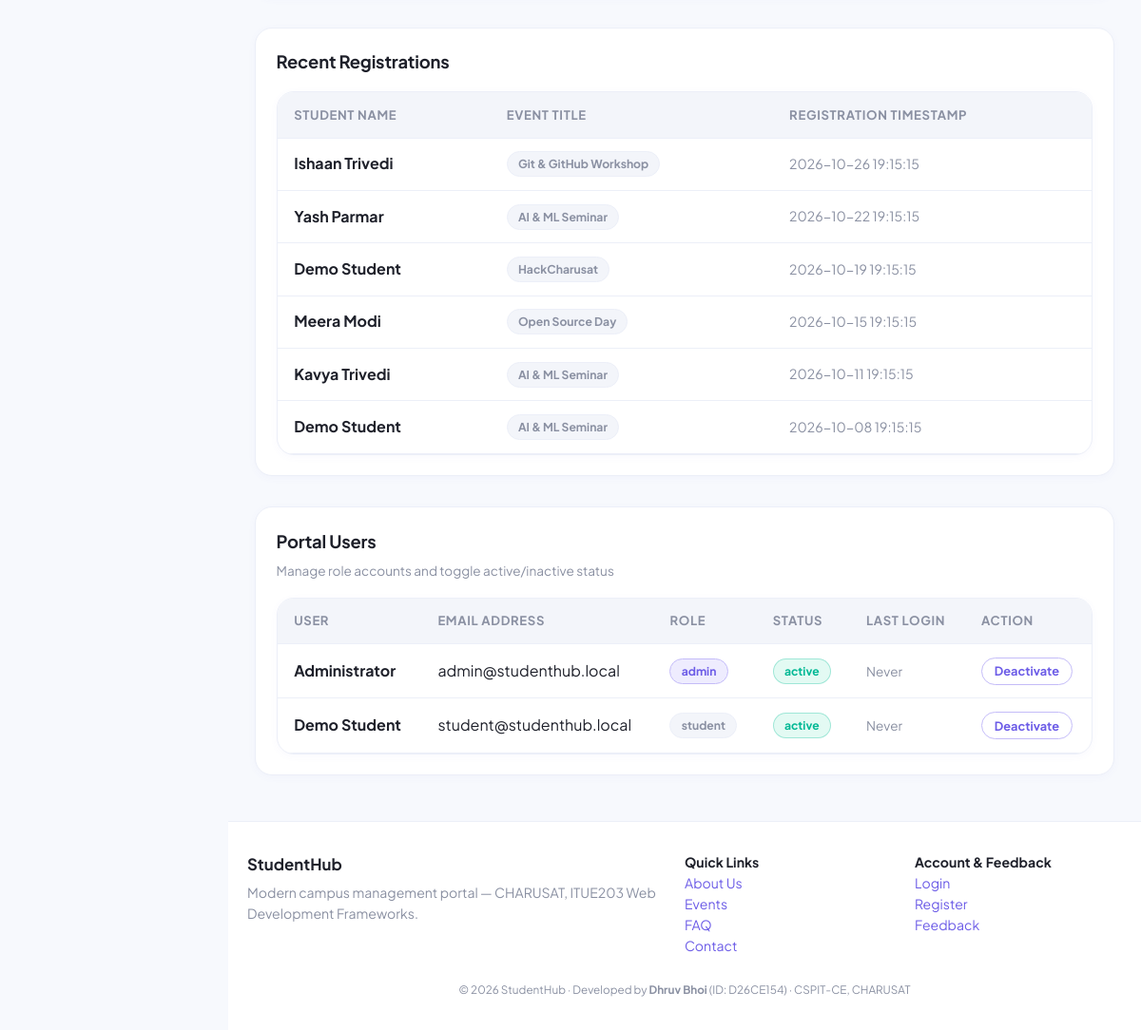
/admin/dashboard.php (signed in, lower part), run on an earlier commit of the app's database.
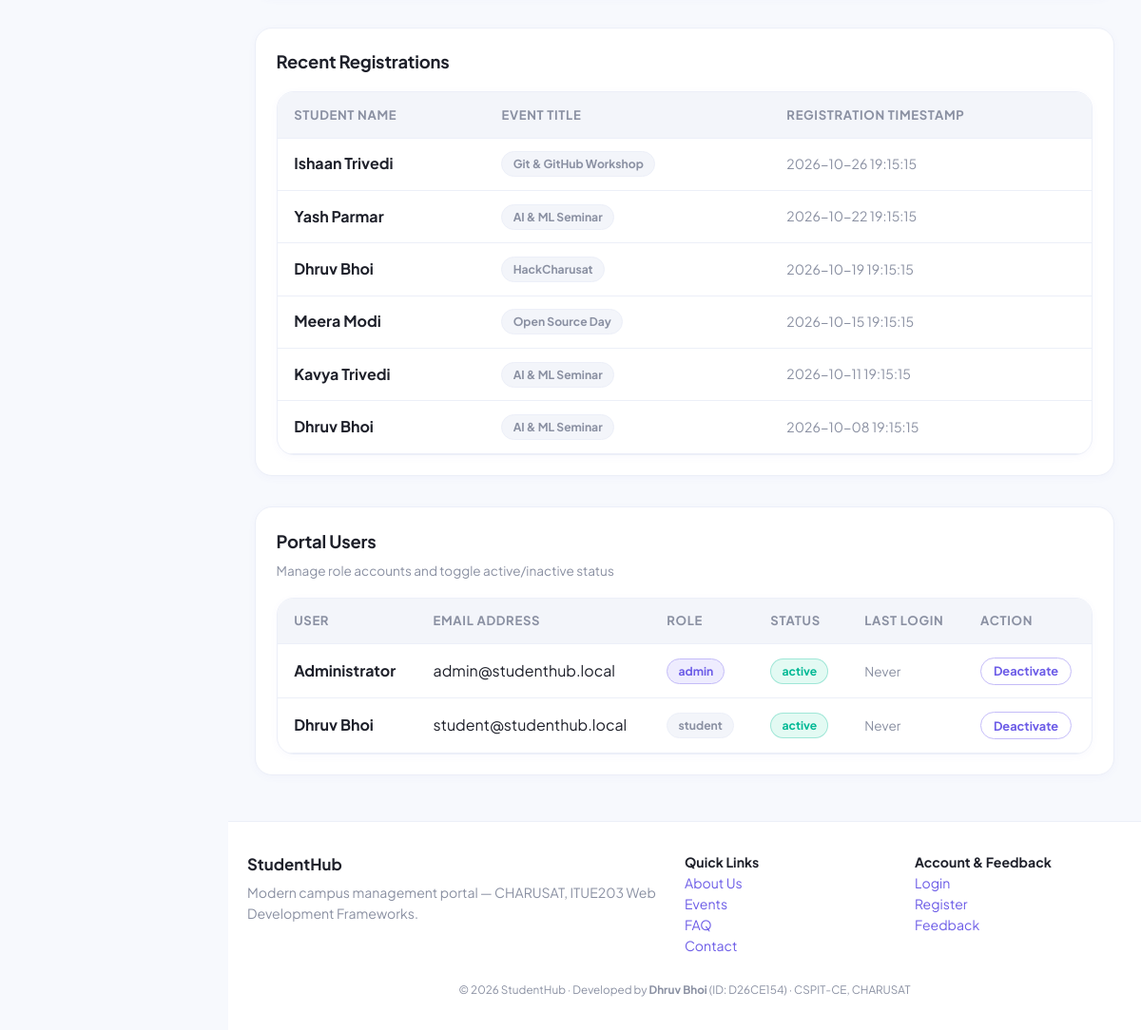
And on a later commit of the database.
### tables this page shows
CREATE TABLE registrations (
  id INT UNSIGNED AUTO_INCREMENT PRIMARY KEY,
  student_id INT UNSIGNED NOT NULL,
  event_id INT UNSIGNED NOT NULL,
  registered_at TIMESTAMP DEFAULT CURRENT_TIMESTAMP,
  UNIQUE KEY uq_reg (student_id, event_id),
  FOREIGN KEY (student_id) REFERENCES students(id) ON DELETE CASCADE,
  FOREIGN KEY (event_id) REFERENCES events(id) ON DELETE CASCADE
);

CREATE TABLE students (
  id INT UNSIGNED AUTO_INCREMENT PRIMARY KEY,
  user_id INT UNSIGNED NULL,
  name VARCHAR(80) NOT NULL,
  email VARCHAR(120) NOT NULL UNIQUE,
  mobile CHAR(10) NOT NULL,
  course VARCHAR(40) NOT NULL,
  year TINYINT NOT NULL,
  gender ENUM('Male','Female','Other') NOT NULL,
  state VARCHAR(50) NOT NULL DEFAULT 'Gujarat',
  city VARCHAR(50) NOT NULL DEFAULT 'Anand',
  status ENUM('active','deleted') NOT NULL DEFAULT 'active',
  created_at TIMESTAMP DEFAULT CURRENT_TIMESTAMP,
  FOREIGN KEY (user_id) REFERENCES users(id) ON DELETE SET NULL
);

CREATE TABLE users (
  id INT UNSIGNED AUTO_INCREMENT PRIMARY KEY,
  name VARCHAR(80) NOT NULL,
  email VARCHAR(120) NOT NULL UNIQUE,
  password_hash VARCHAR(255) NOT NULL,
  role ENUM('admin','student') NOT NULL DEFAULT 'student',
  status ENUM('active','inactive') NOT NULL DEFAULT 'active',
  last_login DATETIME NULL,
  created_at TIMESTAMP DEFAULT CURRENT_TIMESTAMP
);

CREATE TABLE events (
  id INT UNSIGNED AUTO_INCREMENT PRIMARY KEY,
  title VARCHAR(120) NOT NULL,
  description TEXT,
  category VARCHAR(40) NOT NULL DEFAULT 'General',
  event_date DATE NOT NULL,
  venue VARCHAR(120) NOT NULL,
  status ENUM('open','closed') NOT NULL DEFAULT 'open',
  poster VARCHAR(255) NULL,
  created_by INT UNSIGNED NULL,
  created_at TIMESTAMP DEFAULT CURRENT_TIMESTAMP,
  FOREIGN KEY (created_by) REFERENCES users(id) ON DELETE SET NULL
);

### includes/functions.php (called while the page is built, shortened)
<?php
function e($v): string { return htmlspecialchars((string)$v, ENT_QUOTES, 'UTF-8'); }
function current_user(): ?array { return $_SESSION['user'] ?? null; }

### admin/dashboard.php (the view, shortened to what this page needs)
<?php
require_once __DIR__ . '/../includes/functions.php';
require_once __DIR__ . '/../includes/db.php';
$latest = $pdo->query('SELECT s.name, e.title, r.registered_at FROM registrations r JOIN students s ON s.id=r.student_id JOIN events e ON e.id=r.event_id ORDER BY r.registered_at DESC, r.id DESC LIMIT 6')->fetchAll();
$users = $pdo->query('SELECT id,name,email,role,status,last_login FROM users ORDER BY id')->fetchAll();
require __DIR__ . '/../includes/header.php';
?>
<div class="card" style="margin-bottom:2rem">
  <h3 style="font-size:1.15rem; margin:0 0 1rem">Recent Registrations</h3>
  <div class="table-wrap">
    <table>
      <thead>
        <tr>
          <th>Student Name</th>
          <th>Event Title</th>
          <th>Registration Timestamp</th>
        </tr>
      </thead>
      <tbody>
        <?php foreach ($latest as $l): ?>
        <tr>
          <td><strong><?= e($l['name']) ?></strong></td>
          <td><span class="badge"><?= e($l['title']) ?></span></td>
          <td style="color:var(--muted); font-size:0.88rem"><?= e($l['registered_at']) ?></td>
        </tr>
        <?php endforeach; ?>
      </tbody>
    </table>
  </div>
</div>
<div class="card">
  <div style="display:flex; justify-content:space-between; align-items:center; margin-bottom:1rem">
    <div>
      <h3 style="font-size:1.15rem; margin:0 0 0.2rem">Portal Users</h3>
      <span style="font-size:0.85rem; color:var(--muted)">Manage role accounts and toggle active/inactive status</span>
    </div>
  </div>
  <div class="table-wrap">
    <table>
      <thead>
        <tr>
          <th>User</th>
          <th>Email Address</th>
          <th>Role</th>
          <th>Status</th>
          <th>Last Login</th>
          <th>Action</th>
        </tr>
      </thead>
      <tbody>
        <?php foreach ($users as $u): ?>
        <tr>
          <td><strong><?= e($u['name']) ?></strong></td>
          <td><?= e($u['email']) ?></td>
          <td><span class="badge <?= e($u['role']) ?>"><?= e($u['role']) ?></span></td>
          <td><span class="badge <?= e($u['status']) ?>"><?= e($u['status']) ?></span></td>
          <td style="color:var(--muted); font-size:0.85rem"><?= e($u['last_login'] ?? 'Never') ?></td>
          <td>
            <form method="post" style="display:inline">
              <button class="btn small secondary" <?= $u['id'] == current_user()['id'] ? 'disabled' : '' ?>>
                <?= $u['status'] === 'active' ? 'Deactivate' : 'Activate' ?>
              </button>
            </form>
          </td>
        </tr>
        <?php endforeach; ?>
      </tbody>
    </table>
  </div>
</div>
<?php require __DIR__ . '/../includes/footer.php'; ?>

What changed in the data, as far as the page shows it:
changed through a linked row, registrations "HackCharusat": student.name "Demo Student" → "Dhruv Bhoi"
changed through a linked row, registrations (number 6 of 6 on the later page): student.name "Demo Student" → "Dhruv Bhoi"
changed users "student@studenthub.local": name "Demo Student" → "Dhruv Bhoi"
